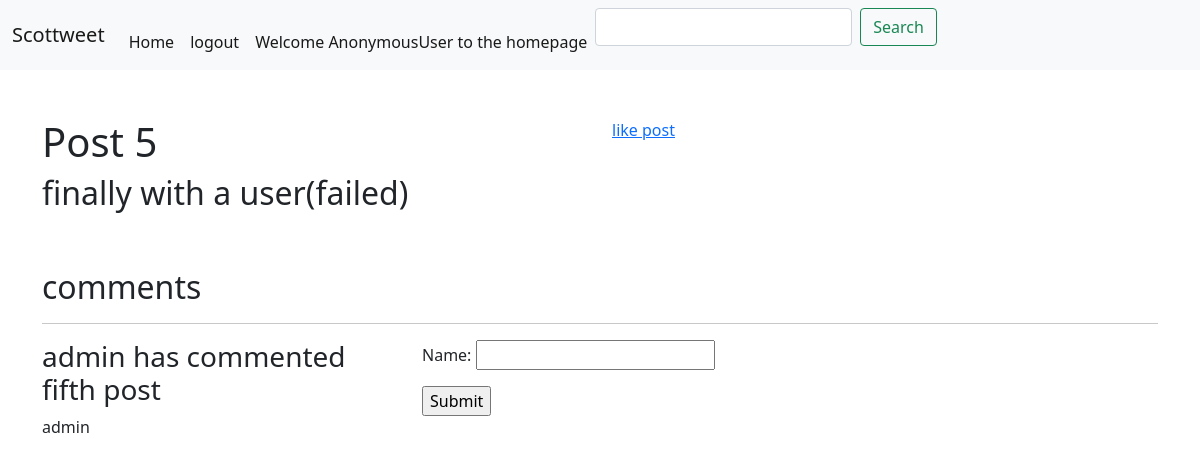
The page /detail_post/7 on the database as committed earlier.
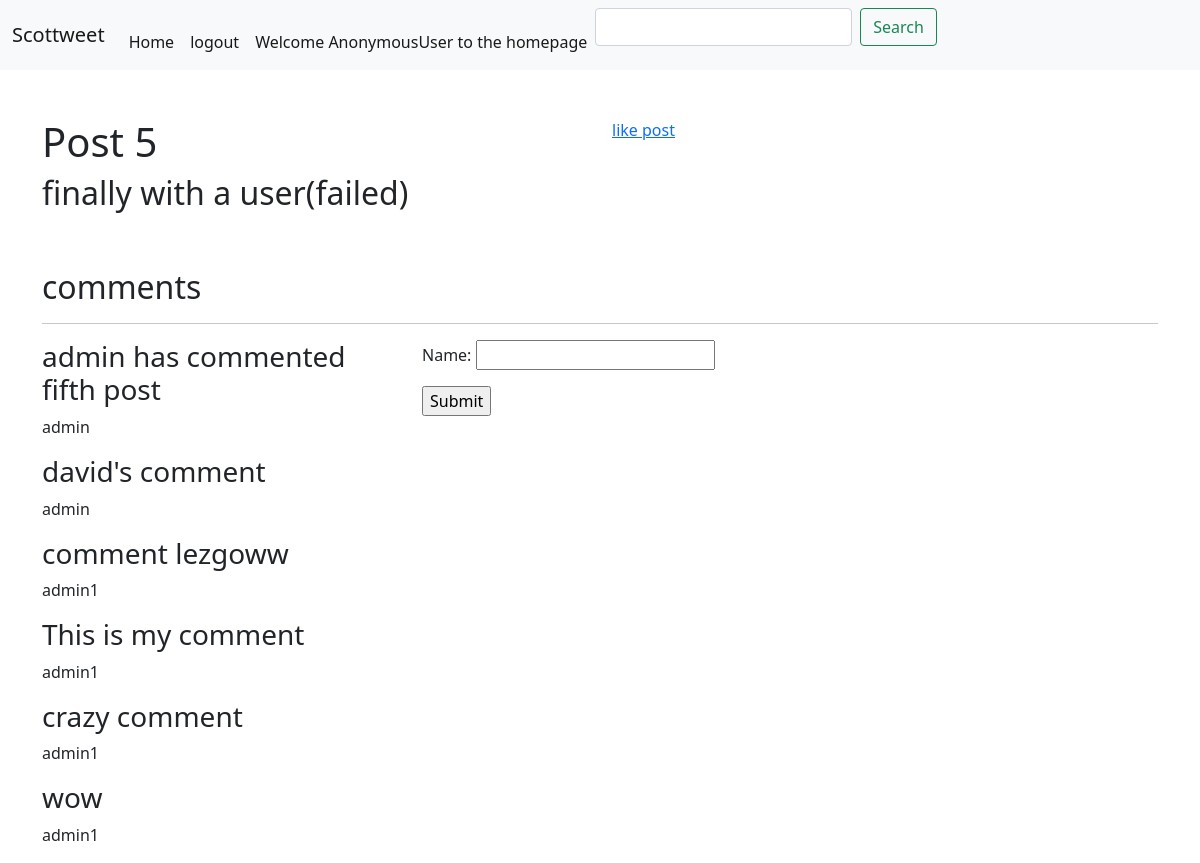
The same page on the database as committed later.
### feed/models.py (models this page shows, shortened)
class Post(models.Model):
    author = models.ForeignKey(User, on_delete=models.CASCADE)
    title = models.CharField(max_length=200)
    description = models.CharField(max_length=200)
    created = models.DateTimeField(auto_now_add=True)
    published_date = models.DateTimeField(blank=True, null=True)
    likes = models.ManyToManyField(User, related_name='postlike')
    class Meta:
        ordering = ('-created',)

class Comments(models.Model):
    commentor = models.ForeignKey(User, on_delete=models.CASCADE)
    post = models.ForeignKey(Post, on_delete=models.CASCADE, related_name='comments')
    name = models.CharField(max_length=80)
    body = models.TextField()
    created_on = models.DateTimeField(auto_now_add=True)

### feed/views.py (the view, shortened to what this page needs)
# urls.py: path('detail_post/<str:pk>', DetailPostView.as_view(), name='detail_post'),
class DetailPostView(View):
    def get(self,request,pk):
        posts = Post.objects.get(pk=pk)
        posts_likes = posts.likes.all()
        posts_me_liked = posts.likes.filter(id=request.user.id)
        comments = Comments.objects.filter(post=posts)
        form = CommentForm()
        return render(request, 'feed/detailpost.html', {'posts':posts,'comments':comments,'form':form,'posts_likes':posts_likes,'posts_me_liked':posts_me_liked})

### feed/forms.py
class CommentForm(forms.ModelForm):
    class Meta:
        model = Comments
        fields = ('name',)

### templates/feed/detailpost.html (shortened to what this page needs)
{% extends 'base.html' %}
{% block content %}
{% include "navbar.html" %}
<div class="container">
    <div class="row my-5">
        <div class="col-6">
           <h1>{{posts.title}}</h1>
           <h2>{{posts.description}}</h2>
        </div>
        <div class="col-6">
        {% if posts_me_liked.exists %}
        <a href="{% url 'like_post' posts.pk %}"> unlike post</a>
        {% else %}
        <a href="{% url 'like_post' posts.pk %}"> like post </a>
        {% endif %}
        </div>
    </div>
<h2> comments </h2>
<hr>
    <div class="row">
        <div class="col-4">
            {% for comment in comments %}
            <h3>{{ comment.name }}</h3>
            <p>{{ comment.commentor }}</p>
            {% endfor %}
        </div>
        <div class="col-4">
            <form class="form-inline" method ="POST">
            {{form.as_p}}
            <input type="submit" name="create comment">
        </form>
    </div>
</div>
{% endblock %}

### templates/base.html (shortened to what this page needs)
<html>
    <head>
        <link href="https://cdn.jsdelivr.net/npm/bootstrap@5.0.1/dist/css/bootstrap.min.css" rel="stylesheet">
        <link rel="stylesheet" href="/static/css/style.css">
    </head>
    <body>
        {% block content %}
        {% endblock %}
    </body>
</html>

### templates/navbar.html (shortened to what this page needs)
<nav class="navbar navbar-expand-lg navbar-light bg-light">
    <div class="container-fluid">
      <a class="navbar-brand" href="#">Scottweet</a>
      <div class="collapse navbar-collapse" id="navbarSupportedContent">
        <ul class="navbar-nav me-auto mb-2 mb-lg-0">
          <li class="nav-item">
            <a class="nav-link active" aria-current="page" href="{% url 'feed' %}">Home</a>
          </li>
          <li class="nav-item">
            <a class="nav-link active" aria-current="page" href="{% url 'logout' %}"> logout </a>
          </li>
          <ul class="navbar-nav navbar-right">
            <li class="nav-item ml-auto">
              <a class="nav-link active" aria-current="page"> Welcome {{user}} to the homepage </a>
            </li>
            <li>
              <div class="col d-flex justify-content-end">
                <form type="GET" class="d-flex">
                    <input class="form-control me-2" id="search_box" type="text" name="search_box" aria-label="Search">
                    <button class="btn btn-outline-success" id="search_submit" type="submit">Search</button>
                  </form>
                </div>
            </li>
        </ul>
      </div>
    </div>
  </nav>

### static/css/style.css (style rules this page uses)
.navbar-nav { align-items: flex-end; }

Rows that differ between the two databases and show on the page:
added Comments: name "david's comment", commentor "admin"
added Comments: name "comment lezgoww", commentor "admin1"
added Comments: name "This is my comment", commentor "admin1"
added Comments: name "crazy comment", commentor "admin1"
added Comments: name "wow", commentor "admin1"
